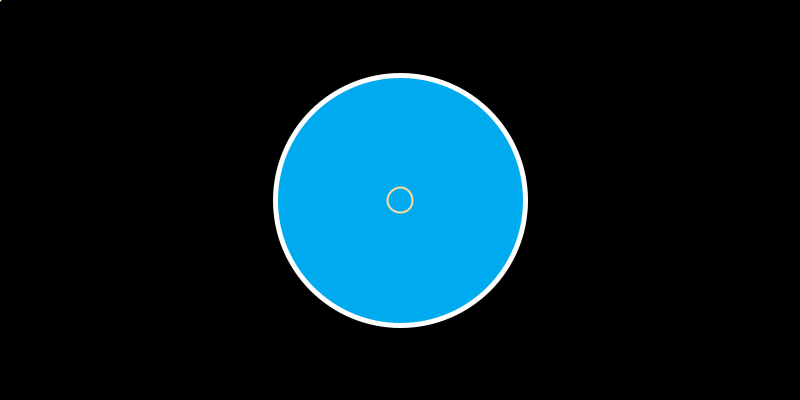
Frame 1 (no input)
Frame 60 (the mouse pressed at the canvas centre just before this capture): identical to frame 1, image omitted
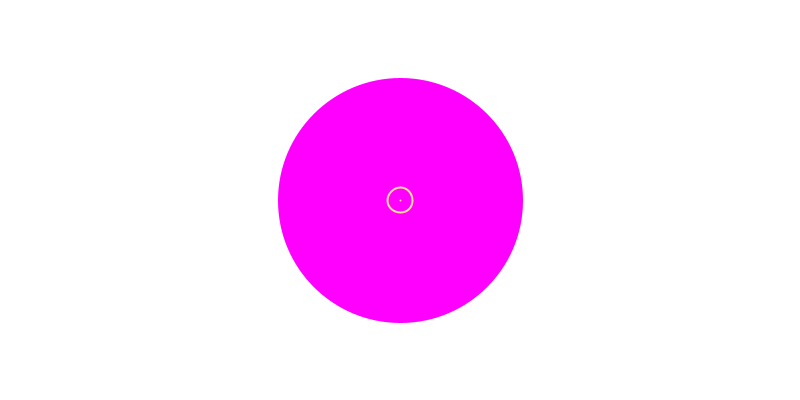
Frame 120 (the mouse held since frame 60 and released just before this capture)

The Processing sketch that drew these frames (run headless with seeded random() and noise(); from frame 60 on, the mouse is pressed at the canvas centre):

// Processing sketch: ClickingFunction_sketch_251127a
// ── ClickingFunction_sketch_251127a.pde
// set up canvas
void setup(){
  size(800, 400);
  background(0);
}
  // circle variables
  int horizon = width/2;
  int vertica = height/2;
  int radious = 250;
  int radiousStroke;

// set the original color
void originalColor(){
  fill(#00aaee);
}  

// bool data type for mouse clicked
boolean mouseClicked = false;
void radiousStroke(){
  
  noFill();
  stroke(color(255));
  circle(width/2, height/2, radious);
  
}
// custom function for the circle
void circleUI(int horizon, int vertica, int radious){
  
  float mousePositionX = mouseX;
  float mousePositionY = mouseY;
  // using dist() function to tell us when is colliding
  float mouseDistance = dist(mousePositionX, mousePositionY, width/2, height/2);
 
  boolean hover = mouseDistance <= radious/50.0;
  
  horizon = width/2;
  vertica = height/2;
  radious = 250;
  
  if(mouseClicked){
    changeColor();
  } 
  if(mouseClicked==false){
    originalColor();
  }
  if(hover){
    background(255);
  }
  if(mouseDistance>radious/25){
    originalColor();
  }
  stroke(255);
  strokeWeight(5);
  circle(horizon, vertica, radious);
  noFill();
  strokeWeight(2);
  stroke(color(#ffdd99));
  circle(horizon, vertica, radious-225);
  // function that creates a tiny radious in mouse cursor 
  point(mousePositionX, mousePositionY);
}

// change color when function is called
void changeColor(){
    color newColor = #ff00ff;
    fill(newColor);
}

// mouse pressed function
void mousePressed(){
  mouseClicked = true;
  changeColor();
  circleUI(horizon, vertica, radious);
}

// mouse released function
void mouseReleased(){
  mouseClicked = false;
}

// draw everthing in the screen 
void draw(){
  background(0);
  circleUI(horizon, vertica, radious);
  if(frameCount==20){
    save("sampleButton.png");
  }
  
}
